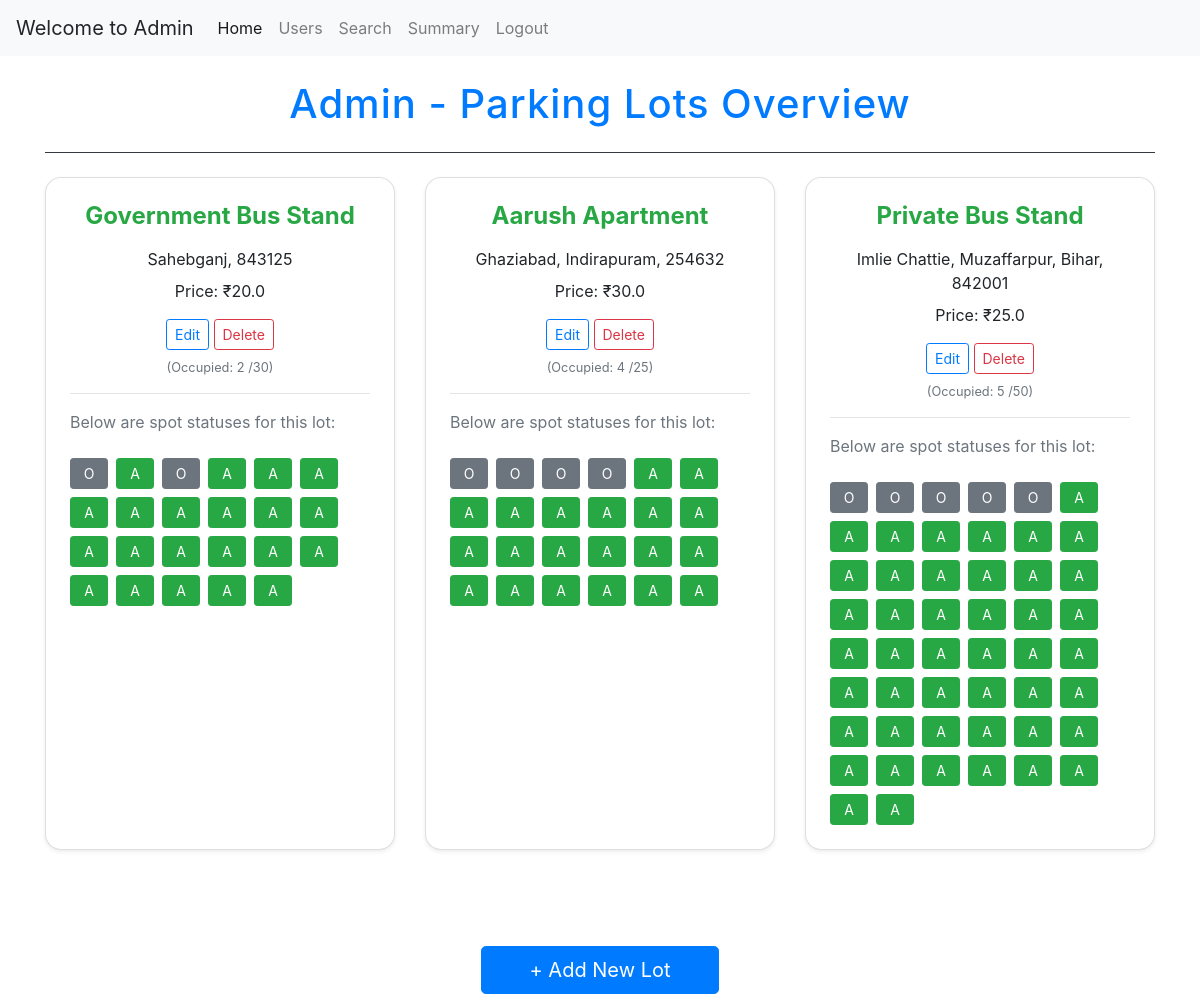
The app's page /admin/dashboard (signed in), older data.
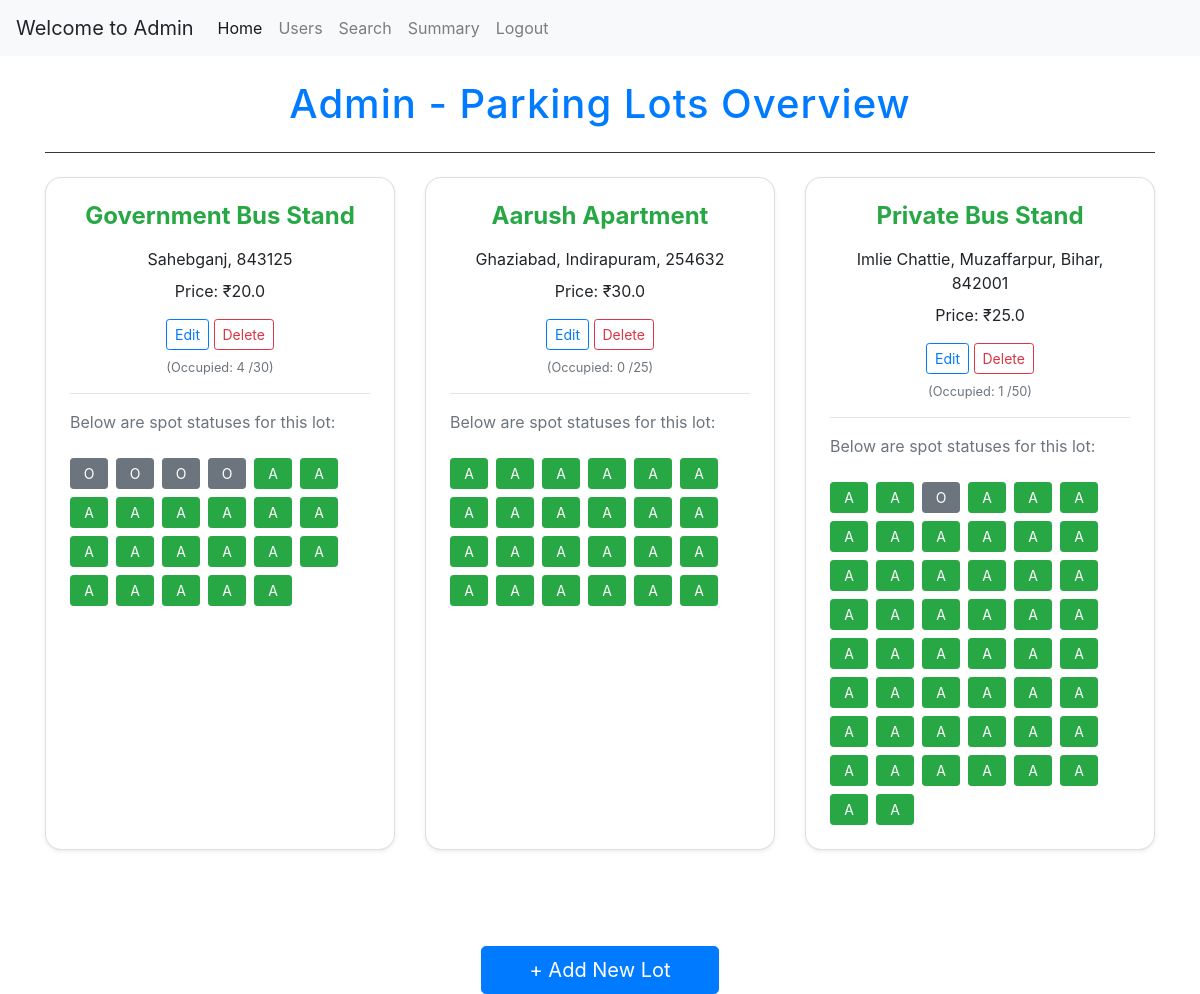
The same page, newer data.
### app.py (models this page shows)
class Parking_Lot(db.Model):
    __tablename__='parking_lot'
    id = db.Column(db.Integer, primary_key=True)
    prime_location_name = db.Column(db.String(200), nullable = False)
    price = db.Column(db.Float, nullable = False)
    address = db.Column(db.String(200), nullable = False)
    pincode = db.Column(db.Integer, nullable = False)
    maximum_no_of_spots = db.Column(db.Integer, nullable = False)
    spots = db.relationship('Parking_Spot', backref = 'parkinglot',lazy = True, cascade="all, delete-orphan")

class Parking_Spot(db.Model):
    __tablename__='parking_spot'
    id = db.Column(db.Integer, primary_key=True)
    lot_id = db.Column(db.Integer, db.ForeignKey('parking_lot.id'), nullable = False)
    status = db.Column(db.String(1), default='A')

### app.py (the view)
@app.route('/admin/dashboard')
@login_required
def admin_dashboard():
    if not current_user.is_admin:
        flash("Unauthorized Access")
        return redirect('/login')
    parking_lots = Parking_Lot.query.all()
    return render_template("admin_dashboard.html", parking_lots = parking_lots, user = current_user)

### app.py (called while the page is built)
@login_manager.user_loader
def load_user(user_id):
    return User.query.get(int(user_id))

### templates/admin_dashboard.html (shortened to what this page needs)
{% extends "layout.html" %}
{% block content %}
{% include "nav.html" %}
<div class="container mt-4">
  <div class="text-center border-bottom border-dark pb-3 mb-4">
    <h1 class="fw-bold text-primary">Admin - Parking Lots Overview</h1>
  </div>
  <div class="row">
    {% for parking_lot in parking_lots %}
    <div class="col-md-6 col-lg-4 mb-5">
      <div class="card shadow-sm h-100">
        <div class="card-body">
          <h4 class="card-title text-success text-center mb-3">
            {{ parking_lot.prime_location_name }}
          </h4>
          <p class="card-text fw-semibold text-center mb-2">
            {{ parking_lot.address }}, {{ parking_lot.pincode }}
          </p>
          <p class="card-text fw-semibold text-center mb-3">
            Price: ₹{{ parking_lot.price }}
          </p>
          <div class="mb-2" style="text-align: center;">
            <a href="/admin/parking_lot/{{ parking_lot.id }}/update"
              class="btn btn-outline-primary btn-sm me-2">Edit</a>
            <a href="/admin/parking_lot/{{ parking_lot.id }}/delete" class="btn btn-outline-danger btn-sm">Delete</a>
          </div>
          <p class="text-muted small" style="text-align: center;">(Occupied: {{ parking_lot.spots | selectattr("status", "ne", "A") | list | length }} /{{ parking_lot.maximum_no_of_spots }})
          </p>
          <hr>
          <p class="text-secondary">Below are spot statuses for this lot:</p>
          <div class="d-flex flex-wrap gap-2">
            {% for spot in parking_lot.spots %}
            <a href="/admin/parking_lot/{{ spot.id }}" class="btn btn-sm mr-2 mt-2
              {% if spot.status == 'A' %}
                btn-success
              {% else %}
                btn-secondary
              {% endif %}">
              {{ spot.status }}
            </a>
            {% endfor %}
          </div>
        </div>
      </div>
    </div>
    {% endfor %}
  </div>
  <div class="text-center mt-5">
    <a href="{{ url_for('create_parking_lot') }}" class="btn btn-lg btn-primary px-5 py-2">+ Add New Lot</a>
  </div>
</div>
{% endblock %}

### templates/layout.html (shortened to what this page needs)
<!DOCTYPE html>
<html lang="en">
<head>
    <link rel="stylesheet" href="https://cdn.jsdelivr.net/npm/bootstrap@4.1.3/dist/css/bootstrap.min.css"
>
</head>
<body>
    {% block content %}
    {% endblock %}
</body>
</html>

### templates/nav.html (shortened to what this page needs)
<nav class="navbar navbar-expand-lg navbar-light bg-light">
  {% if user.is_admin == 1 %}
  <a class="navbar-brand">Welcome to Admin</a>
  <div class="collapse navbar-collapse" id="navbarNavAltMarkup">
    <div class="navbar-nav">
      <a class="nav-item nav-link active" href="{{ url_for('admin_dashboard') }}">Home <span class="sr-only">(current)</span></a>
      <a class="nav-item nav-link" href="/admin/users">Users </a>
      <a class="nav-item nav-link" href="/admin/search">Search </a>
      <a class="nav-item nav-link" href="/admin/summary">Summary </a>
      <a class="nav-item nav-link" href="{{ url_for('login') }}">Logout </a>
    </div>
  </div>
  {% endif %}
</nav>

### templates/admin_dashboard.html (style rules this page uses)
h1 { letter-spacing: 1px; }
.card { border-radius: 1rem; }
.card-title { font-weight: bold; }
.card-body { padding: 1.5rem; }
.btn-sm { min-width: 38px; text-align: center; }

Row changes from the older to the newer data that the page shows:
computed for Parking_Lot "Government Bus Stand": spots|selectattr "2" → "4"
changed Parking_Spot (number 2 of 97 on the later page): status "A" → "O"
changed Parking_Spot (number 4 of 97 on the later page): status "A" → "O"
computed for Parking_Lot "Aarush Apartment": spots|selectattr "4" → "0"
changed Parking_Spot (number 24 of 97 on the later page): status "O" → "A"
changed Parking_Spot (number 25 of 97 on the later page): status "O" → "A"
changed Parking_Spot (number 26 of 97 on the later page): status "O" → "A"
changed Parking_Spot (number 27 of 97 on the later page): status "O" → "A"
computed for Parking_Lot "Private Bus Stand": spots|selectattr "5" → "1"
changed Parking_Spot (number 48 of 97 on the later page): status "O" → "A"
changed Parking_Spot (number 49 of 97 on the later page): status "O" → "A"
changed Parking_Spot (number 51 of 97 on the later page): status "O" → "A"
changed Parking_Spot (number 52 of 97 on the later page): status "O" → "A"
